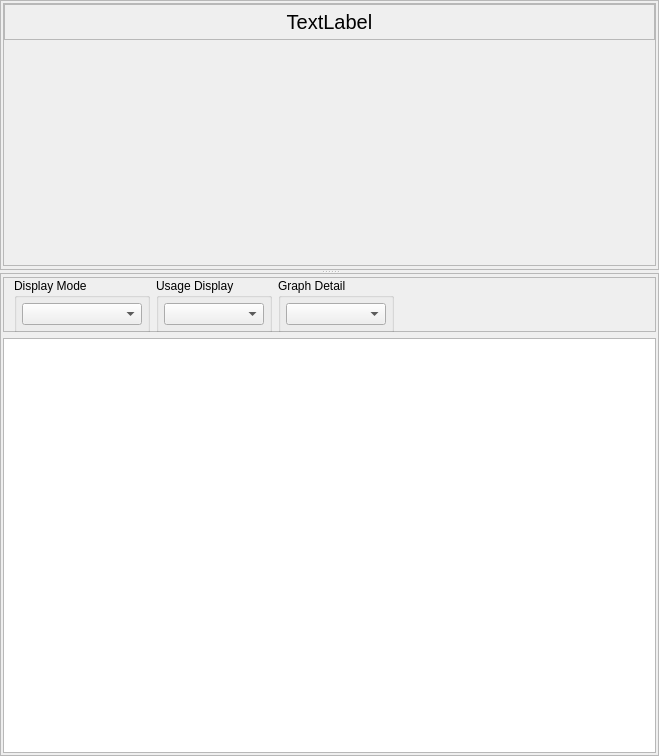
<?xml version="1.0" encoding="UTF-8"?>
<ui version="4.0">
 <class>BaseDetailView</class>
 <widget class="QWidget" name="BaseDetailView">
  <property name="geometry">
   <rect>
    <x>0</x>
    <y>0</y>
    <width>659</width>
    <height>756</height>
   </rect>
  </property>
  <property name="windowTitle">
   <string>Form</string>
  </property>
  <layout class="QVBoxLayout" name="verticalLayout">
   <property name="spacing">
    <number>0</number>
   </property>
   <property name="leftMargin">
    <number>0</number>
   </property>
   <property name="topMargin">
    <number>0</number>
   </property>
   <property name="rightMargin">
    <number>0</number>
   </property>
   <property name="bottomMargin">
    <number>0</number>
   </property>
   <item>
    <widget class="QSplitter" name="splitter">
     <property name="sizePolicy">
      <sizepolicy hsizetype="Expanding" vsizetype="Expanding">
       <horstretch>0</horstretch>
       <verstretch>0</verstretch>
      </sizepolicy>
     </property>
     <property name="orientation">
      <enum>Qt::Vertical</enum>
     </property>
     <property name="handleWidth">
      <number>3</number>
     </property>
     <property name="childrenCollapsible">
      <bool>false</bool>
     </property>
     <widget class="QFrame" name="frame">
      <property name="frameShape">
       <enum>QFrame::StyledPanel</enum>
      </property>
      <property name="frameShadow">
       <enum>QFrame::Raised</enum>
      </property>
      <layout class="QVBoxLayout" name="verticalLayout_2">
       <property name="spacing">
        <number>0</number>
       </property>
       <property name="leftMargin">
        <number>2</number>
       </property>
       <property name="topMargin">
        <number>2</number>
       </property>
       <property name="rightMargin">
        <number>2</number>
       </property>
       <property name="bottomMargin">
        <number>3</number>
       </property>
       <item>
        <widget class="QFrame" name="frame_3">
         <property name="frameShape">
          <enum>QFrame::StyledPanel</enum>
         </property>
         <property name="frameShadow">
          <enum>QFrame::Raised</enum>
         </property>
         <layout class="QVBoxLayout" name="verticalLayout_4">
          <property name="spacing">
           <number>0</number>
          </property>
          <property name="leftMargin">
           <number>0</number>
          </property>
          <property name="topMargin">
           <number>0</number>
          </property>
          <property name="rightMargin">
           <number>0</number>
          </property>
          <property name="bottomMargin">
           <number>0</number>
          </property>
          <item>
           <widget class="QFrame" name="frame_5">
            <property name="frameShape">
             <enum>QFrame::StyledPanel</enum>
            </property>
            <property name="frameShadow">
             <enum>QFrame::Raised</enum>
            </property>
            <layout class="QHBoxLayout" name="horizontalLayout_2">
             <property name="leftMargin">
              <number>0</number>
             </property>
             <property name="topMargin">
              <number>5</number>
             </property>
             <property name="rightMargin">
              <number>0</number>
             </property>
             <property name="bottomMargin">
              <number>5</number>
             </property>
             <item>
              <widget class="QLabel" name="replicaName">
               <property name="sizePolicy">
                <sizepolicy hsizetype="Preferred" vsizetype="Fixed">
                 <horstretch>0</horstretch>
                 <verstretch>0</verstretch>
                </sizepolicy>
               </property>
               <property name="font">
                <font>
                 <pointsize>15</pointsize>
                 <weight>50</weight>
                 <bold>false</bold>
                </font>
               </property>
               <property name="text">
                <string>TextLabel</string>
               </property>
               <property name="alignment">
                <set>Qt::AlignCenter</set>
               </property>
              </widget>
             </item>
            </layout>
           </widget>
          </item>
          <item>
           <widget class="AreaChart::AreaChart" name="areaChart" native="true">
            <property name="sizePolicy">
             <sizepolicy hsizetype="Preferred" vsizetype="Expanding">
              <horstretch>0</horstretch>
              <verstretch>0</verstretch>
             </sizepolicy>
            </property>
            <property name="minimumSize">
             <size>
              <width>0</width>
              <height>100</height>
             </size>
            </property>
           </widget>
          </item>
         </layout>
        </widget>
       </item>
      </layout>
     </widget>
     <widget class="QFrame" name="frame_2">
      <property name="frameShape">
       <enum>QFrame::StyledPanel</enum>
      </property>
      <property name="frameShadow">
       <enum>QFrame::Raised</enum>
      </property>
      <layout class="QVBoxLayout" name="verticalLayout_3">
       <property name="leftMargin">
        <number>2</number>
       </property>
       <property name="topMargin">
        <number>3</number>
       </property>
       <property name="rightMargin">
        <number>2</number>
       </property>
       <property name="bottomMargin">
        <number>2</number>
       </property>
       <item>
        <widget class="QFrame" name="frame_4">
         <property name="minimumSize">
          <size>
           <width>0</width>
           <height>55</height>
          </size>
         </property>
         <property name="maximumSize">
          <size>
           <width>16777215</width>
           <height>55</height>
          </size>
         </property>
         <property name="frameShape">
          <enum>QFrame::StyledPanel</enum>
         </property>
         <property name="frameShadow">
          <enum>QFrame::Raised</enum>
         </property>
         <layout class="QHBoxLayout" name="horizontalLayout">
          <property name="leftMargin">
           <number>0</number>
          </property>
          <property name="topMargin">
           <number>0</number>
          </property>
          <property name="rightMargin">
           <number>0</number>
          </property>
          <property name="bottomMargin">
           <number>0</number>
          </property>
          <item>
           <spacer name="horizontalSpacer_2">
            <property name="orientation">
             <enum>Qt::Horizontal</enum>
            </property>
            <property name="sizeType">
             <enum>QSizePolicy::Fixed</enum>
            </property>
            <property name="sizeHint" stdset="0">
             <size>
              <width>10</width>
              <height>20</height>
             </size>
            </property>
           </spacer>
          </item>
          <item>
           <widget class="QGroupBox" name="groupBox">
            <property name="sizePolicy">
             <sizepolicy hsizetype="Preferred" vsizetype="Fixed">
              <horstretch>0</horstretch>
              <verstretch>0</verstretch>
             </sizepolicy>
            </property>
            <property name="minimumSize">
             <size>
              <width>0</width>
              <height>55</height>
             </size>
            </property>
            <property name="maximumSize">
             <size>
              <width>16777215</width>
              <height>55</height>
             </size>
            </property>
            <property name="title">
             <string>Display Mode</string>
            </property>
            <layout class="QVBoxLayout" name="verticalLayout_6">
             <property name="spacing">
              <number>0</number>
             </property>
             <property name="leftMargin">
              <number>5</number>
             </property>
             <property name="topMargin">
              <number>5</number>
             </property>
             <property name="rightMargin">
              <number>5</number>
             </property>
             <property name="bottomMargin">
              <number>5</number>
             </property>
             <item>
              <widget class="QComboBox" name="aggregationTypeComboBox">
               <property name="sizePolicy">
                <sizepolicy hsizetype="Preferred" vsizetype="Expanding">
                 <horstretch>0</horstretch>
                 <verstretch>0</verstretch>
                </sizepolicy>
               </property>
               <property name="minimumSize">
                <size>
                 <width>120</width>
                 <height>0</height>
                </size>
               </property>
              </widget>
             </item>
            </layout>
           </widget>
          </item>
          <item>
           <widget class="QGroupBox" name="groupBox_2">
            <property name="sizePolicy">
             <sizepolicy hsizetype="Preferred" vsizetype="Fixed">
              <horstretch>0</horstretch>
              <verstretch>0</verstretch>
             </sizepolicy>
            </property>
            <property name="minimumSize">
             <size>
              <width>0</width>
              <height>55</height>
             </size>
            </property>
            <property name="maximumSize">
             <size>
              <width>16777215</width>
              <height>55</height>
             </size>
            </property>
            <property name="title">
             <string>Usage Display</string>
            </property>
            <layout class="QVBoxLayout" name="verticalLayout_7">
             <property name="spacing">
              <number>0</number>
             </property>
             <property name="leftMargin">
              <number>5</number>
             </property>
             <property name="topMargin">
              <number>5</number>
             </property>
             <property name="rightMargin">
              <number>5</number>
             </property>
             <property name="bottomMargin">
              <number>5</number>
             </property>
             <item>
              <widget class="QComboBox" name="bandwidthUsageDisplayType">
               <property name="sizePolicy">
                <sizepolicy hsizetype="Preferred" vsizetype="Expanding">
                 <horstretch>0</horstretch>
                 <verstretch>0</verstretch>
                </sizepolicy>
               </property>
               <property name="minimumSize">
                <size>
                 <width>100</width>
                 <height>0</height>
                </size>
               </property>
              </widget>
             </item>
            </layout>
           </widget>
          </item>
          <item>
           <widget class="QGroupBox" name="groupBox_3">
            <property name="sizePolicy">
             <sizepolicy hsizetype="Preferred" vsizetype="Fixed">
              <horstretch>0</horstretch>
              <verstretch>0</verstretch>
             </sizepolicy>
            </property>
            <property name="minimumSize">
             <size>
              <width>0</width>
              <height>55</height>
             </size>
            </property>
            <property name="maximumSize">
             <size>
              <width>16777215</width>
              <height>55</height>
             </size>
            </property>
            <property name="title">
             <string>Graph Detail</string>
            </property>
            <layout class="QVBoxLayout" name="verticalLayout_8">
             <property name="spacing">
              <number>0</number>
             </property>
             <property name="leftMargin">
              <number>5</number>
             </property>
             <property name="topMargin">
              <number>5</number>
             </property>
             <property name="rightMargin">
              <number>5</number>
             </property>
             <property name="bottomMargin">
              <number>5</number>
             </property>
             <item>
              <widget class="QComboBox" name="graphDetailType">
               <property name="sizePolicy">
                <sizepolicy hsizetype="Preferred" vsizetype="Expanding">
                 <horstretch>0</horstretch>
                 <verstretch>0</verstretch>
                </sizepolicy>
               </property>
               <property name="minimumSize">
                <size>
                 <width>100</width>
                 <height>0</height>
                </size>
               </property>
              </widget>
             </item>
            </layout>
           </widget>
          </item>
          <item>
           <widget class="Driller::ReplicaDrillerConfigToolbar" name="configToolbar" native="true">
            <property name="sizePolicy">
             <sizepolicy hsizetype="Preferred" vsizetype="Minimum">
              <horstretch>0</horstretch>
              <verstretch>0</verstretch>
             </sizepolicy>
            </property>
            <property name="minimumSize">
             <size>
              <width>255</width>
              <height>50</height>
             </size>
            </property>
            <property name="maximumSize">
             <size>
              <width>16777215</width>
              <height>55</height>
             </size>
            </property>
           </widget>
          </item>
          <item>
           <spacer name="horizontalSpacer">
            <property name="orientation">
             <enum>Qt::Horizontal</enum>
            </property>
            <property name="sizeHint" stdset="0">
             <size>
              <width>40</width>
              <height>20</height>
             </size>
            </property>
           </spacer>
          </item>
         </layout>
        </widget>
       </item>
       <item>
        <widget class="QTreeView" name="treeView">
         <property name="sizePolicy">
          <sizepolicy hsizetype="Expanding" vsizetype="Expanding">
           <horstretch>0</horstretch>
           <verstretch>0</verstretch>
          </sizepolicy>
         </property>
         <property name="minimumSize">
          <size>
           <width>0</width>
           <height>0</height>
          </size>
         </property>
         <property name="maximumSize">
          <size>
           <width>16777215</width>
           <height>16777215</height>
          </size>
         </property>
         <property name="alternatingRowColors">
          <bool>true</bool>
         </property>
         <property name="selectionMode">
          <enum>QAbstractItemView::ExtendedSelection</enum>
         </property>
         <property name="uniformRowHeights">
          <bool>true</bool>
         </property>
         <property name="sortingEnabled">
          <bool>true</bool>
         </property>
         <property name="expandsOnDoubleClick">
          <bool>false</bool>
         </property>
        </widget>
       </item>
      </layout>
     </widget>
    </widget>
   </item>
  </layout>
 </widget>
 <customwidgets>
  <customwidget>
   <class>AreaChart::AreaChart</class>
   <extends>QWidget</extends>
   <header>Woodpecker/Driller/AreaChart.hxx</header>
   <container>1</container>
  </customwidget>
  <customwidget>
   <class>Driller::ReplicaDrillerConfigToolbar</class>
   <extends>QWidget</extends>
   <header>Woodpecker/Driller/Replica/replicadrillerconfigtoolbar.hxx</header>
   <container>1</container>
  </customwidget>
 </customwidgets>
 <resources/>
 <connections/>
</ui>
